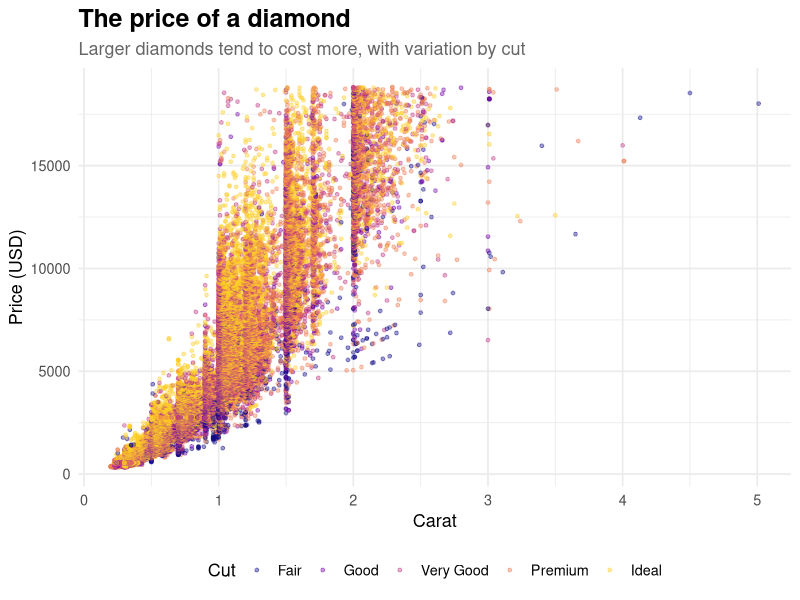

Source code (R):
result <- sum(1:10)
print(result)

library(tidyverse)

diamonds_plot <- ggplot(diamonds, aes(x = carat, y = price, color = cut)) +
  geom_point(alpha = 0.4, size = 1) +
  scale_color_viridis_d(option = "C", end = 0.9) +
  labs(
    title = "The price of a diamond",
    subtitle = "Larger diamonds tend to cost more, with variation by cut",
    x = "Carat",
    y = "Price (USD)",
    color = "Cut"
  ) +
  theme_minimal(base_size = 13) +
  theme(
    plot.title = element_text(face = "bold", size = 18),
    plot.subtitle = element_text(color = "gray40"),
    legend.position = "bottom"
  )

ggsave("diamonds-1.png", plot = diamonds_plot, width = 9, height = 6, dpi = 300)
